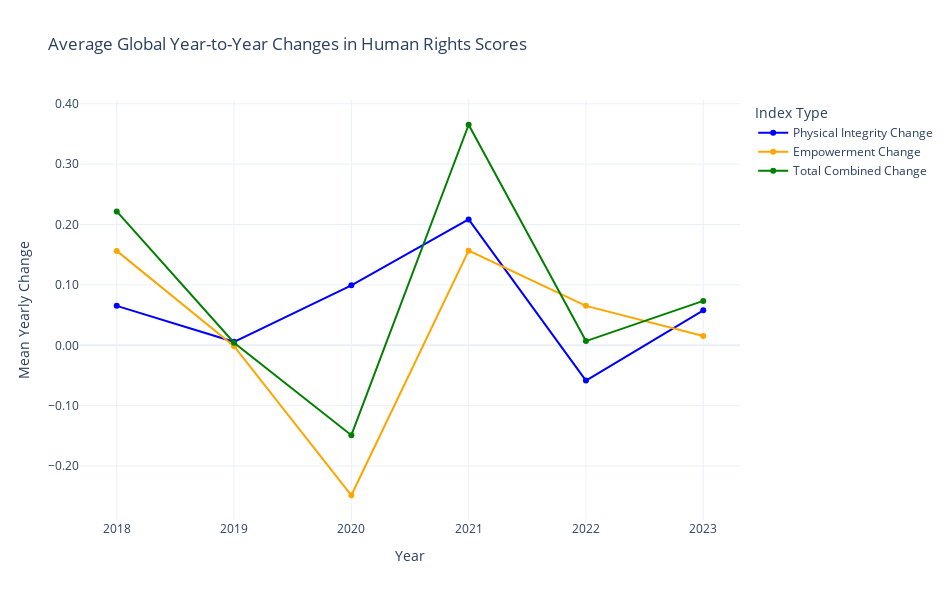

The cell this chart's notebook holds for it:
### Code cell
# Load and clean data
df1 = pd.read_csv('csv files/cpr.csv')
df = df1[['country', 'year', 'physint_mean', 'empower_mean']].dropna()
df = df.sort_values(['country', 'year'])

# Calculate year-over-year changes
df['physint_change'] = df.groupby('country')['physint_mean'].diff()
df['empower_change'] = df.groupby('country')['empower_mean'].diff()
df['total_change'] = df['physint_change'] + df['empower_change']

# Drop first-year rows (no previous year to compare)
df_change = df.dropna(subset=['total_change'])

# Group by year and calculate average change across all countries
yearly_avg = df_change.groupby('year')[['physint_change', 'empower_change', 'total_change']].mean().reset_index()

# Reshape to long format for plotting
long_avg = yearly_avg.melt(
    id_vars='year',
    value_vars=['physint_change', 'empower_change', 'total_change'],
    var_name='Index',
    value_name='Average Change'
)

# Rename for nicer labels
long_avg['Index'] = long_avg['Index'].map({
    'physint_change': 'Physical Integrity Change',
    'empower_change': 'Empowerment Change',
    'total_change': 'Total Combined Change'
})

# Create composite line chart
fig = px.line(
    long_avg,
    x='year',
    y='Average Change',
    color='Index',
    title='Average Global Year-to-Year Changes in Human Rights Scores',
    markers=True,
    labels={'year': 'Year', 'Average Change': 'Mean Yearly Change'},
    color_discrete_map={
        'Physical Integrity Change': 'blue',
        'Empowerment Change': 'orange',
        'Total Combined Change': 'green'
    },
    height=600,
    width=950
)

fig.update_layout(
    legend_title='Index Type',
    xaxis=dict(dtick=1),
    yaxis=dict(tickformat=".2f"),
    template='plotly_white'
)

fig.show()

### Figure 1 — Plotly figure (JSON) as saved in the notebook; plotly's stock layout.template omitted (floating-point values rounded to 4 significant figures)
{"data": [{"hovertemplate": "Index=Physical Integrity Change<br>Year=%{x}<br>Mean Yearly Change=%{y}<extra></extra>", "legendgroup": "Physical Integrity Change", "line": {"color": "blue", "dash": "solid"}, "marker": {"symbol": "circle"}, "mode": "lines+markers", "name": "Physical Integrity Change", "orientation": "v", "showlegend": true, "type": "scatter", "x": [2018, 2019, 2020, 2021, 2022, 2023], "xaxis": "x", "y": [0.06537, 0.005782, 0.0994, 0.2085, -0.05836, 0.05801], "yaxis": "y"}, {"hovertemplate": "Index=Empowerment Change<br>Year=%{x}<br>Mean Yearly Change=%{y}<extra></extra>", "legendgroup": "Empowerment Change", "line": {"color": "orange", "dash": "solid"}, "marker": {"symbol": "circle"}, "mode": "lines+markers", "name": "Empowerment Change", "orientation": "v", "showlegend": true, "type": "scatter", "x": [2018, 2019, 2020, 2021, 2022, 2023], "xaxis": "x", "y": [0.1564, -0.001397, -0.2483, 0.1567, 0.06535, 0.01554], "yaxis": "y"}, {"hovertemplate": "Index=Total Combined Change<br>Year=%{x}<br>Mean Yearly Change=%{y}<extra></extra>", "legendgroup": "Total Combined Change", "line": {"color": "green", "dash": "solid"}, "marker": {"symbol": "circle"}, "mode": "lines+markers", "name": "Total Combined Change", "orientation": "v", "showlegend": true, "type": "scatter", "x": [2018, 2019, 2020, 2021, 2022, 2023], "xaxis": "x", "y": [0.2217, 0.004385, -0.1489, 0.3652, 0.006992, 0.07355], "yaxis": "y"}], "layout": {"height": 600, "legend": {"title": {"text": "Index Type"}, "tracegroupgap": 0}, "title": {"text": "Average Global Year-to-Year Changes in Human Rights Scores"}, "width": 950, "xaxis": {"anchor": "y", "domain": [0, 1], "dtick": 1, "title": {"text": "Year"}}, "yaxis": {"anchor": "x", "domain": [0, 1], "tickformat": ".2f", "title": {"text": "Mean Yearly Change"}}}}
